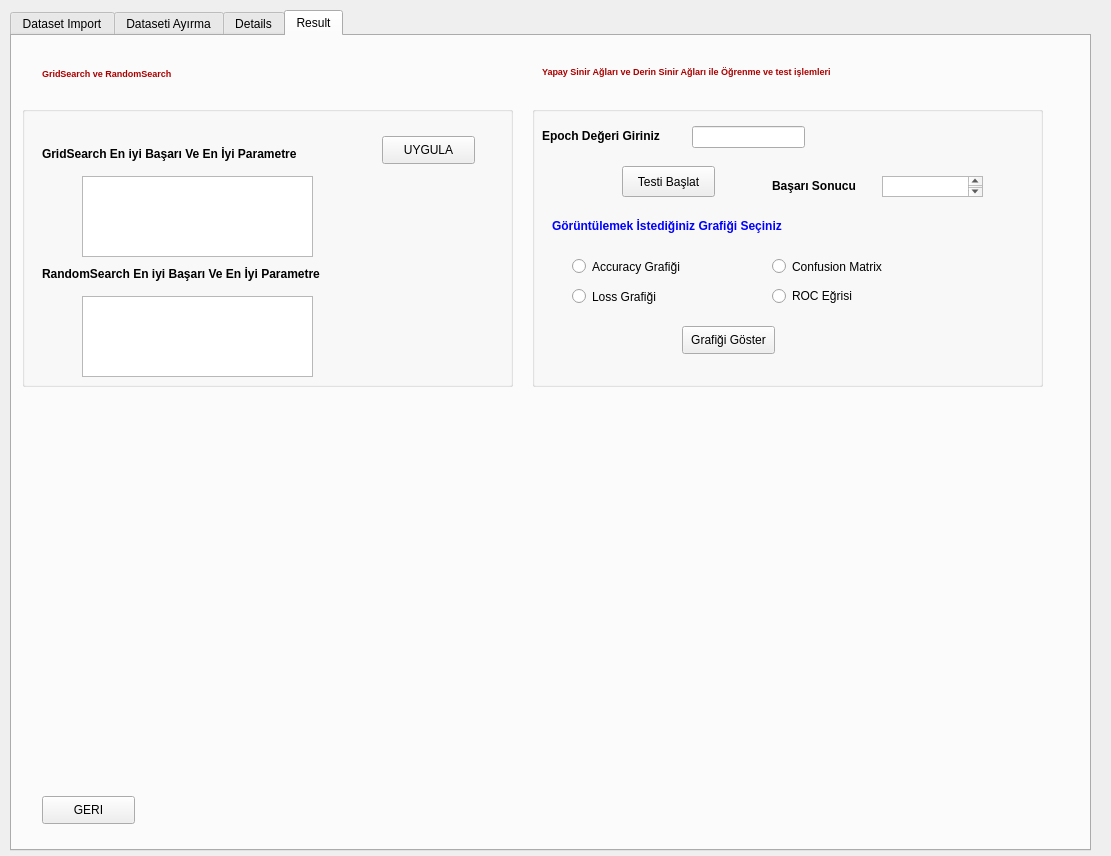
<?xml version="1.0" encoding="UTF-8"?>
<ui version="4.0">
 <class>Dialog</class>
 <widget class="QDialog" name="Dialog">
  <property name="geometry">
   <rect>
    <x>0</x>
    <y>0</y>
    <width>1111</width>
    <height>856</height>
   </rect>
  </property>
  <property name="windowTitle">
   <string>Dialog</string>
  </property>
  <widget class="QTabWidget" name="tabWidget">
   <property name="geometry">
    <rect>
     <x>10</x>
     <y>10</y>
     <width>1081</width>
     <height>841</height>
    </rect>
   </property>
   <property name="currentIndex">
    <number>3</number>
   </property>
   <widget class="QWidget" name="tab">
    <attribute name="title">
     <string>Dataset Import</string>
    </attribute>
    <widget class="QTableWidget" name="tableWidget">
     <property name="geometry">
      <rect>
       <x>20</x>
       <y>50</y>
       <width>1041</width>
       <height>701</height>
      </rect>
     </property>
    </widget>
    <widget class="QPushButton" name="pushButton">
     <property name="geometry">
      <rect>
       <x>30</x>
       <y>770</y>
       <width>93</width>
       <height>28</height>
      </rect>
     </property>
     <property name="text">
      <string>IMPORT</string>
     </property>
    </widget>
    <widget class="QLabel" name="label_11">
     <property name="geometry">
      <rect>
       <x>410</x>
       <y>10</y>
       <width>161</width>
       <height>21</height>
      </rect>
     </property>
     <property name="text">
      <string>&lt;html&gt;&lt;head/&gt;&lt;body&gt;&lt;p&gt;&lt;span style=&quot; font-weight:600; color:#aa0000;&quot;&gt;DATASET IMPORT ETME&lt;/span&gt;&lt;/p&gt;&lt;/body&gt;&lt;/html&gt;</string>
     </property>
    </widget>
    <widget class="QPushButton" name="pushButton_6">
     <property name="geometry">
      <rect>
       <x>150</x>
       <y>770</y>
       <width>93</width>
       <height>28</height>
      </rect>
     </property>
     <property name="text">
      <string>ILERI</string>
     </property>
    </widget>
   </widget>
   <widget class="QWidget" name="tab_2">
    <attribute name="title">
     <string>Dataseti Ayırma</string>
    </attribute>
    <widget class="QTextEdit" name="textEdit">
     <property name="geometry">
      <rect>
       <x>20</x>
       <y>170</y>
       <width>431</width>
       <height>181</height>
      </rect>
     </property>
    </widget>
    <widget class="QTextEdit" name="textEdit_2">
     <property name="geometry">
      <rect>
       <x>530</x>
       <y>170</y>
       <width>431</width>
       <height>181</height>
      </rect>
     </property>
    </widget>
    <widget class="QTextEdit" name="textEdit_3">
     <property name="geometry">
      <rect>
       <x>20</x>
       <y>420</y>
       <width>431</width>
       <height>171</height>
      </rect>
     </property>
    </widget>
    <widget class="QTextEdit" name="textEdit_4">
     <property name="geometry">
      <rect>
       <x>530</x>
       <y>420</y>
       <width>431</width>
       <height>171</height>
      </rect>
     </property>
    </widget>
    <widget class="QLabel" name="label_2">
     <property name="geometry">
      <rect>
       <x>30</x>
       <y>140</y>
       <width>71</width>
       <height>20</height>
      </rect>
     </property>
     <property name="text">
      <string>&lt;html&gt;&lt;head/&gt;&lt;body&gt;&lt;p&gt;&lt;span style=&quot; font-weight:600; font-style:italic;&quot;&gt;X Training&lt;/span&gt;&lt;/p&gt;&lt;/body&gt;&lt;/html&gt;</string>
     </property>
    </widget>
    <widget class="QLabel" name="label_3">
     <property name="geometry">
      <rect>
       <x>30</x>
       <y>390</y>
       <width>55</width>
       <height>16</height>
      </rect>
     </property>
     <property name="text">
      <string>&lt;html&gt;&lt;head/&gt;&lt;body&gt;&lt;p&gt;&lt;span style=&quot; font-weight:600; font-style:italic;&quot;&gt;X Test&lt;/span&gt;&lt;/p&gt;&lt;/body&gt;&lt;/html&gt;</string>
     </property>
    </widget>
    <widget class="QLabel" name="label_4">
     <property name="geometry">
      <rect>
       <x>530</x>
       <y>140</y>
       <width>81</width>
       <height>21</height>
      </rect>
     </property>
     <property name="text">
      <string>&lt;html&gt;&lt;head/&gt;&lt;body&gt;&lt;p&gt;&lt;span style=&quot; font-weight:600; font-style:italic;&quot;&gt;Y Training&lt;/span&gt;&lt;/p&gt;&lt;/body&gt;&lt;/html&gt;</string>
     </property>
    </widget>
    <widget class="QLabel" name="label_5">
     <property name="geometry">
      <rect>
       <x>540</x>
       <y>400</y>
       <width>55</width>
       <height>16</height>
      </rect>
     </property>
     <property name="text">
      <string>&lt;html&gt;&lt;head/&gt;&lt;body&gt;&lt;p&gt;&lt;span style=&quot; font-weight:600; font-style:italic;&quot;&gt;Y Test&lt;/span&gt;&lt;/p&gt;&lt;/body&gt;&lt;/html&gt;</string>
     </property>
    </widget>
    <widget class="QPushButton" name="pushButton_2">
     <property name="geometry">
      <rect>
       <x>370</x>
       <y>60</y>
       <width>121</width>
       <height>31</height>
      </rect>
     </property>
     <property name="text">
      <string>APPLY</string>
     </property>
    </widget>
    <widget class="QPushButton" name="pushButton_7">
     <property name="geometry">
      <rect>
       <x>890</x>
       <y>760</y>
       <width>121</width>
       <height>28</height>
      </rect>
     </property>
     <property name="text">
      <string>ILERI</string>
     </property>
    </widget>
    <widget class="QPushButton" name="pushButton_10">
     <property name="geometry">
      <rect>
       <x>762</x>
       <y>760</y>
       <width>111</width>
       <height>28</height>
      </rect>
     </property>
     <property name="text">
      <string>GERI</string>
     </property>
    </widget>
    <widget class="QComboBox" name="comboBox">
     <property name="geometry">
      <rect>
       <x>190</x>
       <y>40</y>
       <width>121</width>
       <height>31</height>
      </rect>
     </property>
    </widget>
    <widget class="QComboBox" name="comboBox_2">
     <property name="geometry">
      <rect>
       <x>190</x>
       <y>90</y>
       <width>121</width>
       <height>31</height>
      </rect>
     </property>
    </widget>
    <widget class="QRadioButton" name="radioButton">
     <property name="geometry">
      <rect>
       <x>30</x>
       <y>40</y>
       <width>141</width>
       <height>20</height>
      </rect>
     </property>
     <property name="whatsThis">
      <string>&lt;html&gt;&lt;head/&gt;&lt;body&gt;&lt;p&gt;&lt;br/&gt;&lt;/p&gt;&lt;/body&gt;&lt;/html&gt;</string>
     </property>
     <property name="styleSheet">
      <string notr="true">font: 75 8pt &quot;MS Shell Dlg 2&quot;;</string>
     </property>
     <property name="text">
      <string>Hold-Out Uygula</string>
     </property>
    </widget>
    <widget class="QRadioButton" name="radioButton_2">
     <property name="geometry">
      <rect>
       <x>30</x>
       <y>90</y>
       <width>111</width>
       <height>20</height>
      </rect>
     </property>
     <property name="styleSheet">
      <string notr="true">font: 75 8pt &quot;MS Shell Dlg 2&quot;;</string>
     </property>
     <property name="text">
      <string>K-Fold Uygula</string>
     </property>
    </widget>
    <widget class="QLabel" name="label_12">
     <property name="geometry">
      <rect>
       <x>20</x>
       <y>650</y>
       <width>55</width>
       <height>16</height>
      </rect>
     </property>
     <property name="text">
      <string>&lt;html&gt;&lt;head/&gt;&lt;body&gt;&lt;p&gt;&lt;span style=&quot; font-weight:600; color:#0000ff;&quot;&gt;X Train&lt;/span&gt;&lt;/p&gt;&lt;/body&gt;&lt;/html&gt;</string>
     </property>
    </widget>
    <widget class="QTextEdit" name="textEdit_9">
     <property name="geometry">
      <rect>
       <x>100</x>
       <y>650</y>
       <width>361</width>
       <height>21</height>
      </rect>
     </property>
    </widget>
    <widget class="QTextEdit" name="textEdit_10">
     <property name="geometry">
      <rect>
       <x>100</x>
       <y>690</y>
       <width>361</width>
       <height>21</height>
      </rect>
     </property>
    </widget>
    <widget class="QLabel" name="label_14">
     <property name="geometry">
      <rect>
       <x>20</x>
       <y>730</y>
       <width>55</width>
       <height>16</height>
      </rect>
     </property>
     <property name="text">
      <string>&lt;html&gt;&lt;head/&gt;&lt;body&gt;&lt;p&gt;&lt;span style=&quot; font-weight:600; color:#0000ff;&quot;&gt;Y Train&lt;/span&gt;&lt;/p&gt;&lt;/body&gt;&lt;/html&gt;</string>
     </property>
    </widget>
    <widget class="QTextEdit" name="textEdit_11">
     <property name="geometry">
      <rect>
       <x>100</x>
       <y>730</y>
       <width>361</width>
       <height>21</height>
      </rect>
     </property>
    </widget>
    <widget class="QLabel" name="label_13">
     <property name="geometry">
      <rect>
       <x>20</x>
       <y>690</y>
       <width>55</width>
       <height>16</height>
      </rect>
     </property>
     <property name="text">
      <string>&lt;html&gt;&lt;head/&gt;&lt;body&gt;&lt;p&gt;&lt;span style=&quot; font-weight:600; color:#0055ff;&quot;&gt;X Test&lt;/span&gt;&lt;/p&gt;&lt;/body&gt;&lt;/html&gt;</string>
     </property>
    </widget>
    <widget class="QLabel" name="label_15">
     <property name="geometry">
      <rect>
       <x>20</x>
       <y>770</y>
       <width>55</width>
       <height>16</height>
      </rect>
     </property>
     <property name="text">
      <string>&lt;html&gt;&lt;head/&gt;&lt;body&gt;&lt;p&gt;&lt;span style=&quot; font-weight:600; color:#0055ff;&quot;&gt;Y Test&lt;/span&gt;&lt;/p&gt;&lt;/body&gt;&lt;/html&gt;</string>
     </property>
    </widget>
    <widget class="QTextEdit" name="textEdit_12">
     <property name="geometry">
      <rect>
       <x>100</x>
       <y>770</y>
       <width>361</width>
       <height>21</height>
      </rect>
     </property>
    </widget>
    <widget class="QLabel" name="label_10">
     <property name="geometry">
      <rect>
       <x>50</x>
       <y>610</y>
       <width>101</width>
       <height>31</height>
      </rect>
     </property>
     <property name="text">
      <string>&lt;html&gt;&lt;head/&gt;&lt;body&gt;&lt;p&gt;&lt;span style=&quot; font-weight:600; color:#aa0000;&quot;&gt;Veri Kesitleri &lt;/span&gt;&lt;/p&gt;&lt;/body&gt;&lt;/html&gt;</string>
     </property>
    </widget>
    <widget class="QComboBox" name="comboBox_4">
     <property name="geometry">
      <rect>
       <x>560</x>
       <y>70</y>
       <width>111</width>
       <height>22</height>
      </rect>
     </property>
    </widget>
    <widget class="QLabel" name="label_34">
     <property name="geometry">
      <rect>
       <x>200</x>
       <y>10</y>
       <width>101</width>
       <height>21</height>
      </rect>
     </property>
     <property name="text">
      <string>&lt;html&gt;&lt;head/&gt;&lt;body&gt;&lt;p&gt;&lt;span style=&quot; font-weight:600; color:#ff0000;&quot;&gt;Split Seçimleri&lt;/span&gt;&lt;/p&gt;&lt;/body&gt;&lt;/html&gt;</string>
     </property>
    </widget>
    <widget class="QLabel" name="label_35">
     <property name="geometry">
      <rect>
       <x>550</x>
       <y>40</y>
       <width>261</width>
       <height>16</height>
      </rect>
     </property>
     <property name="text">
      <string>&lt;html&gt;&lt;head/&gt;&lt;body&gt;&lt;p&gt;&lt;span style=&quot; font-weight:600;&quot;&gt;K-Fold görmek istediğimiz Kesitin Seçimi&lt;/span&gt;&lt;/p&gt;&lt;/body&gt;&lt;/html&gt;</string>
     </property>
    </widget>
   </widget>
   <widget class="QWidget" name="tab_3">
    <attribute name="title">
     <string>Details</string>
    </attribute>
    <widget class="QTextEdit" name="textEdit_13">
     <property name="geometry">
      <rect>
       <x>470</x>
       <y>40</y>
       <width>411</width>
       <height>191</height>
      </rect>
     </property>
    </widget>
    <widget class="QLabel" name="label_16">
     <property name="geometry">
      <rect>
       <x>480</x>
       <y>10</y>
       <width>55</width>
       <height>16</height>
      </rect>
     </property>
     <property name="text">
      <string>&lt;html&gt;&lt;head/&gt;&lt;body&gt;&lt;p&gt;&lt;span style=&quot; font-weight:600;&quot;&gt;Tahmin&lt;/span&gt;&lt;/p&gt;&lt;/body&gt;&lt;/html&gt;</string>
     </property>
    </widget>
    <widget class="QLabel" name="label_9">
     <property name="geometry">
      <rect>
       <x>900</x>
       <y>80</y>
       <width>151</width>
       <height>31</height>
      </rect>
     </property>
     <property name="text">
      <string>&lt;html&gt;&lt;head/&gt;&lt;body&gt;&lt;p&gt;&lt;span style=&quot; font-size:7pt; font-weight:600;&quot;&gt;Model Başarım Ölçütleri&lt;/span&gt;&lt;/p&gt;&lt;/body&gt;&lt;/html&gt;</string>
     </property>
    </widget>
    <widget class="QTextEdit" name="textEdit_7">
     <property name="geometry">
      <rect>
       <x>900</x>
       <y>110</y>
       <width>161</width>
       <height>121</height>
      </rect>
     </property>
    </widget>
    <widget class="QLabel" name="label_17">
     <property name="geometry">
      <rect>
       <x>910</x>
       <y>10</y>
       <width>81</width>
       <height>21</height>
      </rect>
     </property>
     <property name="text">
      <string>&lt;html&gt;&lt;head/&gt;&lt;body&gt;&lt;p&gt;&lt;span style=&quot; font-weight:600;&quot;&gt;Accuracy&lt;/span&gt;&lt;/p&gt;&lt;/body&gt;&lt;/html&gt;</string>
     </property>
    </widget>
    <widget class="QTextEdit" name="textEdit_8">
     <property name="geometry">
      <rect>
       <x>900</x>
       <y>40</y>
       <width>141</width>
       <height>21</height>
      </rect>
     </property>
    </widget>
    <widget class="QPushButton" name="pushButton_11">
     <property name="geometry">
      <rect>
       <x>20</x>
       <y>760</y>
       <width>93</width>
       <height>28</height>
      </rect>
     </property>
     <property name="text">
      <string>GERI</string>
     </property>
    </widget>
    <widget class="QPushButton" name="pushButton_5">
     <property name="geometry">
      <rect>
       <x>120</x>
       <y>760</y>
       <width>93</width>
       <height>28</height>
      </rect>
     </property>
     <property name="text">
      <string>ILERI</string>
     </property>
    </widget>
    <widget class="QLabel" name="label_33">
     <property name="geometry">
      <rect>
       <x>540</x>
       <y>360</y>
       <width>521</width>
       <height>311</height>
      </rect>
     </property>
     <property name="text">
      <string/>
     </property>
    </widget>
    <widget class="QLabel" name="label_8">
     <property name="geometry">
      <rect>
       <x>44</x>
       <y>380</y>
       <width>371</width>
       <height>291</height>
      </rect>
     </property>
     <property name="text">
      <string/>
     </property>
    </widget>
    <widget class="QGroupBox" name="groupBox_3">
     <property name="geometry">
      <rect>
       <x>10</x>
       <y>10</y>
       <width>451</width>
       <height>301</height>
      </rect>
     </property>
     <property name="title">
      <string/>
     </property>
     <widget class="QComboBox" name="comboBox_3">
      <property name="geometry">
       <rect>
        <x>20</x>
        <y>45</y>
        <width>251</width>
        <height>31</height>
       </rect>
      </property>
     </widget>
     <widget class="QLabel" name="label">
      <property name="geometry">
       <rect>
        <x>20</x>
        <y>10</y>
        <width>271</width>
        <height>21</height>
       </rect>
      </property>
      <property name="text">
       <string>&lt;html&gt;&lt;head/&gt;&lt;body&gt;&lt;p&gt;&lt;span style=&quot; font-weight:600; color:#0000ff;&quot;&gt;Model Sınıflandırma Algoritmasını Seçiniz&lt;/span&gt;&lt;/p&gt;&lt;/body&gt;&lt;/html&gt;</string>
      </property>
     </widget>
     <widget class="QPushButton" name="pushButton_4">
      <property name="geometry">
       <rect>
        <x>300</x>
        <y>50</y>
        <width>91</width>
        <height>31</height>
       </rect>
      </property>
      <property name="text">
       <string>APPLY</string>
      </property>
     </widget>
     <widget class="QPushButton" name="pushButton_12">
      <property name="geometry">
       <rect>
        <x>300</x>
        <y>140</y>
        <width>91</width>
        <height>31</height>
       </rect>
      </property>
      <property name="text">
       <string>ISLEM SEC</string>
      </property>
     </widget>
     <widget class="QComboBox" name="comboBox_5">
      <property name="geometry">
       <rect>
        <x>20</x>
        <y>140</y>
        <width>251</width>
        <height>31</height>
       </rect>
      </property>
     </widget>
     <widget class="QLabel" name="label_32">
      <property name="geometry">
       <rect>
        <x>20</x>
        <y>100</y>
        <width>311</width>
        <height>31</height>
       </rect>
      </property>
      <property name="text">
       <string>&lt;html&gt;&lt;head/&gt;&lt;body&gt;&lt;p&gt;&lt;span style=&quot; font-weight:600; color:#0000ff;&quot;&gt;Veri Setine Uygulamak İstediğiniz İşlemi Seçiniz &lt;/span&gt;&lt;/p&gt;&lt;/body&gt;&lt;/html&gt;</string>
      </property>
     </widget>
     <widget class="QPushButton" name="pushButton_13">
      <property name="geometry">
       <rect>
        <x>300</x>
        <y>240</y>
        <width>93</width>
        <height>31</height>
       </rect>
      </property>
      <property name="text">
       <string>UYGULA</string>
      </property>
     </widget>
     <widget class="QComboBox" name="comboBox_6">
      <property name="geometry">
       <rect>
        <x>20</x>
        <y>240</y>
        <width>251</width>
        <height>31</height>
       </rect>
      </property>
     </widget>
     <widget class="QLabel" name="label_6">
      <property name="geometry">
       <rect>
        <x>20</x>
        <y>205</y>
        <width>221</width>
        <height>21</height>
       </rect>
      </property>
      <property name="text">
       <string>&lt;html&gt;&lt;head/&gt;&lt;body&gt;&lt;p&gt;&lt;span style=&quot; font-weight:600; color:#0000ff;&quot;&gt;Toplu Öğrenme Yaklaşımı Seçiniz&lt;/span&gt;&lt;/p&gt;&lt;/body&gt;&lt;/html&gt;</string>
      </property>
     </widget>
    </widget>
    <widget class="QGroupBox" name="groupBox_4">
     <property name="geometry">
      <rect>
       <x>470</x>
       <y>240</y>
       <width>551</width>
       <height>71</height>
      </rect>
     </property>
     <property name="title">
      <string/>
     </property>
     <widget class="QLabel" name="label_25">
      <property name="geometry">
       <rect>
        <x>10</x>
        <y>40</y>
        <width>31</width>
        <height>21</height>
       </rect>
      </property>
      <property name="text">
       <string>&lt;html&gt;&lt;head/&gt;&lt;body&gt;&lt;p&gt;&lt;span style=&quot; font-size:9pt; font-weight:600; color:#0000ff;&quot;&gt;R²&lt;/span&gt;&lt;/p&gt;&lt;/body&gt;&lt;/html&gt;</string>
      </property>
     </widget>
     <widget class="QLabel" name="label_26">
      <property name="geometry">
       <rect>
        <x>190</x>
        <y>40</y>
        <width>41</width>
        <height>16</height>
       </rect>
      </property>
      <property name="text">
       <string>&lt;html&gt;&lt;head/&gt;&lt;body&gt;&lt;p&gt;&lt;span style=&quot; font-size:9pt; font-weight:600; color:#0000ff;&quot;&gt;MAE&lt;/span&gt;&lt;/p&gt;&lt;/body&gt;&lt;/html&gt;</string>
      </property>
     </widget>
     <widget class="QLabel" name="label_27">
      <property name="geometry">
       <rect>
        <x>380</x>
        <y>40</y>
        <width>41</width>
        <height>16</height>
       </rect>
      </property>
      <property name="text">
       <string>&lt;html&gt;&lt;head/&gt;&lt;body&gt;&lt;p&gt;&lt;span style=&quot; font-size:9pt; font-weight:600; color:#0000ff;&quot;&gt;MSE&lt;/span&gt;&lt;/p&gt;&lt;/body&gt;&lt;/html&gt;</string>
      </property>
     </widget>
     <widget class="QTextEdit" name="textEdit_20">
      <property name="geometry">
       <rect>
        <x>430</x>
        <y>40</y>
        <width>101</width>
        <height>21</height>
       </rect>
      </property>
     </widget>
     <widget class="QLabel" name="label_24">
      <property name="geometry">
       <rect>
        <x>170</x>
        <y>0</y>
        <width>241</width>
        <height>31</height>
       </rect>
      </property>
      <property name="text">
       <string>&lt;html&gt;&lt;head/&gt;&lt;body&gt;&lt;p&gt;&lt;span style=&quot; font-size:9pt; font-weight:600; color:#aa0000;&quot;&gt;Model Başarı Değerlendirmesi&lt;/span&gt;&lt;/p&gt;&lt;/body&gt;&lt;/html&gt;</string>
      </property>
     </widget>
     <widget class="QTextEdit" name="textEdit_18">
      <property name="geometry">
       <rect>
        <x>50</x>
        <y>40</y>
        <width>101</width>
        <height>21</height>
       </rect>
      </property>
     </widget>
     <widget class="QTextEdit" name="textEdit_19">
      <property name="geometry">
       <rect>
        <x>240</x>
        <y>40</y>
        <width>101</width>
        <height>21</height>
       </rect>
      </property>
     </widget>
    </widget>
   </widget>
   <widget class="QWidget" name="tab_4">
    <attribute name="title">
     <string>Result</string>
    </attribute>
    <widget class="QLabel" name="label_28">
     <property name="geometry">
      <rect>
       <x>530</x>
       <y>20</y>
       <width>421</width>
       <height>31</height>
      </rect>
     </property>
     <property name="text">
      <string>&lt;html&gt;&lt;head/&gt;&lt;body&gt;&lt;p&gt;&lt;span style=&quot; font-size:7pt; font-weight:600; color:#aa0000;&quot;&gt;Yapay Sinir Ağları ve Derin Sinir Ağları ile Öğrenme ve test işlemleri&lt;/span&gt;&lt;/p&gt;&lt;/body&gt;&lt;/html&gt;</string>
     </property>
    </widget>
    <widget class="QPushButton" name="pushButton_8">
     <property name="geometry">
      <rect>
       <x>30</x>
       <y>760</y>
       <width>93</width>
       <height>28</height>
      </rect>
     </property>
     <property name="text">
      <string>GERI</string>
     </property>
    </widget>
    <widget class="QLabel" name="label_29">
     <property name="geometry">
      <rect>
       <x>220</x>
       <y>390</y>
       <width>611</width>
       <height>351</height>
      </rect>
     </property>
     <property name="text">
      <string/>
     </property>
    </widget>
    <widget class="QGroupBox" name="groupBox">
     <property name="geometry">
      <rect>
       <x>10</x>
       <y>70</y>
       <width>491</width>
       <height>281</height>
      </rect>
     </property>
     <property name="title">
      <string/>
     </property>
     <widget class="QTextEdit" name="textEdit_14">
      <property name="geometry">
       <rect>
        <x>60</x>
        <y>70</y>
        <width>231</width>
        <height>81</height>
       </rect>
      </property>
     </widget>
     <widget class="QLabel" name="label_18">
      <property name="geometry">
       <rect>
        <x>20</x>
        <y>40</y>
        <width>291</width>
        <height>16</height>
       </rect>
      </property>
      <property name="text">
       <string>&lt;html&gt;&lt;head/&gt;&lt;body&gt;&lt;p&gt;&lt;span style=&quot; font-weight:600;&quot;&gt;GridSearch En iyi Başarı Ve En İyi Parametre&lt;/span&gt;&lt;/p&gt;&lt;/body&gt;&lt;/html&gt;</string>
      </property>
     </widget>
     <widget class="QTextEdit" name="textEdit_15">
      <property name="geometry">
       <rect>
        <x>60</x>
        <y>190</y>
        <width>231</width>
        <height>81</height>
       </rect>
      </property>
     </widget>
     <widget class="QLabel" name="label_19">
      <property name="geometry">
       <rect>
        <x>20</x>
        <y>160</y>
        <width>321</width>
        <height>16</height>
       </rect>
      </property>
      <property name="text">
       <string>&lt;html&gt;&lt;head/&gt;&lt;body&gt;&lt;p&gt;&lt;span style=&quot; font-weight:600;&quot;&gt;RandomSearch En iyi Başarı Ve En İyi Parametre&lt;/span&gt;&lt;/p&gt;&lt;/body&gt;&lt;/html&gt;</string>
      </property>
     </widget>
     <widget class="QPushButton" name="pushButton_14">
      <property name="geometry">
       <rect>
        <x>360</x>
        <y>30</y>
        <width>93</width>
        <height>28</height>
       </rect>
      </property>
      <property name="text">
       <string>UYGULA</string>
      </property>
     </widget>
    </widget>
    <widget class="QGroupBox" name="groupBox_2">
     <property name="geometry">
      <rect>
       <x>520</x>
       <y>70</y>
       <width>511</width>
       <height>281</height>
      </rect>
     </property>
     <property name="title">
      <string/>
     </property>
     <widget class="QPushButton" name="pushButton_3">
      <property name="geometry">
       <rect>
        <x>90</x>
        <y>60</y>
        <width>93</width>
        <height>31</height>
       </rect>
      </property>
      <property name="text">
       <string>Testi Başlat</string>
      </property>
     </widget>
     <widget class="QLabel" name="label_31">
      <property name="geometry">
       <rect>
        <x>240</x>
        <y>70</y>
        <width>101</width>
        <height>21</height>
       </rect>
      </property>
      <property name="text">
       <string>&lt;html&gt;&lt;head/&gt;&lt;body&gt;&lt;p&gt;&lt;span style=&quot; font-weight:600;&quot;&gt;Başarı Sonucu&lt;/span&gt;&lt;/p&gt;&lt;/body&gt;&lt;/html&gt;</string>
      </property>
     </widget>
     <widget class="QTextEdit" name="textEdit_21">
      <property name="geometry">
       <rect>
        <x>350</x>
        <y>70</y>
        <width>101</width>
        <height>21</height>
       </rect>
      </property>
     </widget>
     <widget class="QLabel" name="label_30">
      <property name="geometry">
       <rect>
        <x>20</x>
        <y>110</y>
        <width>261</width>
        <height>21</height>
       </rect>
      </property>
      <property name="text">
       <string>&lt;html&gt;&lt;head/&gt;&lt;body&gt;&lt;p&gt;&lt;span style=&quot; font-weight:600; color:#0000ff;&quot;&gt;Görüntülemek İstediğiniz Grafiği Seçiniz&lt;/span&gt;&lt;/p&gt;&lt;/body&gt;&lt;/html&gt;</string>
      </property>
     </widget>
     <widget class="QPushButton" name="pushButton_9">
      <property name="geometry">
       <rect>
        <x>150</x>
        <y>220</y>
        <width>93</width>
        <height>28</height>
       </rect>
      </property>
      <property name="text">
       <string>Grafiği Göster</string>
      </property>
     </widget>
     <widget class="QRadioButton" name="radioButton_3">
      <property name="geometry">
       <rect>
        <x>40</x>
        <y>150</y>
        <width>121</width>
        <height>21</height>
       </rect>
      </property>
      <property name="text">
       <string>Accuracy Grafiği</string>
      </property>
     </widget>
     <widget class="QRadioButton" name="radioButton_5">
      <property name="geometry">
       <rect>
        <x>240</x>
        <y>150</y>
        <width>121</width>
        <height>21</height>
       </rect>
      </property>
      <property name="text">
       <string>Confusion Matrix </string>
      </property>
     </widget>
     <widget class="QRadioButton" name="radioButton_4">
      <property name="geometry">
       <rect>
        <x>40</x>
        <y>180</y>
        <width>111</width>
        <height>21</height>
       </rect>
      </property>
      <property name="text">
       <string>Loss Grafiği</string>
      </property>
     </widget>
     <widget class="QRadioButton" name="radioButton_6">
      <property name="geometry">
       <rect>
        <x>240</x>
        <y>180</y>
        <width>95</width>
        <height>20</height>
       </rect>
      </property>
      <property name="text">
       <string>ROC Eğrisi</string>
      </property>
     </widget>
     <widget class="QLabel" name="label_7">
      <property name="geometry">
       <rect>
        <x>10</x>
        <y>20</y>
        <width>141</width>
        <height>21</height>
       </rect>
      </property>
      <property name="text">
       <string>&lt;html&gt;&lt;head/&gt;&lt;body&gt;&lt;p&gt;&lt;span style=&quot; font-weight:600;&quot;&gt;Epoch Değeri Giriniz&lt;/span&gt;&lt;/p&gt;&lt;/body&gt;&lt;/html&gt;</string>
      </property>
     </widget>
     <widget class="QLineEdit" name="lineEdit">
      <property name="geometry">
       <rect>
        <x>160</x>
        <y>20</y>
        <width>113</width>
        <height>22</height>
       </rect>
      </property>
     </widget>
    </widget>
    <widget class="QLabel" name="label_20">
     <property name="geometry">
      <rect>
       <x>30</x>
       <y>30</y>
       <width>191</width>
       <height>16</height>
      </rect>
     </property>
     <property name="text">
      <string>&lt;html&gt;&lt;head/&gt;&lt;body&gt;&lt;p&gt;&lt;span style=&quot; font-size:7pt; font-weight:600; color:#aa0000;&quot;&gt;GridSearch ve RandomSearch  &lt;/span&gt;&lt;/p&gt;&lt;/body&gt;&lt;/html&gt;</string>
     </property>
    </widget>
   </widget>
  </widget>
 </widget>
 <resources/>
 <connections/>
</ui>
